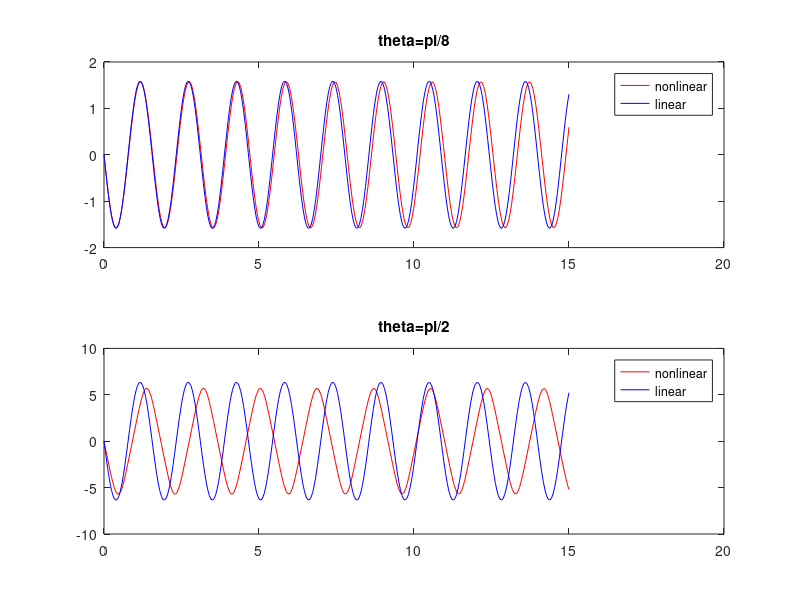

The MATLAB script that drew this image:
%%Problem23_10

clc,clear
g=9.81; L=0.6;
nonlinear=@(t,T) [-g/L*sin(T(2));T(1)];
linear=@(t,T) [-g/L*(T(2));T(1)];
 
 
%T=pi/8
  %nonlinear
[t1,T1]= ode45(nonlinear,[0,15],[0 pi/8]);
  %linear
[t2,T2]=ode45(linear,[0,15],[0 pi/8]);
subplot(2,1,1),plot(t1,T1(:,1),'r',t2,T2(:,1),'b')
title('theta=pi/8')
legend('nonlinear','linear')
 
%T=pi/2
  %nonlinear
[t3,T3]= ode45(nonlinear,[0,15],[0 pi/2]);
  %linear
[t4,T4]=ode45(linear,[0,15],[0 pi/2]);
subplot(2,1,2),plot(t3,T3(:,1),'r',t4,T4(:,1),'b')
title('theta=pi/2')
legend('nonlinear','linear')
